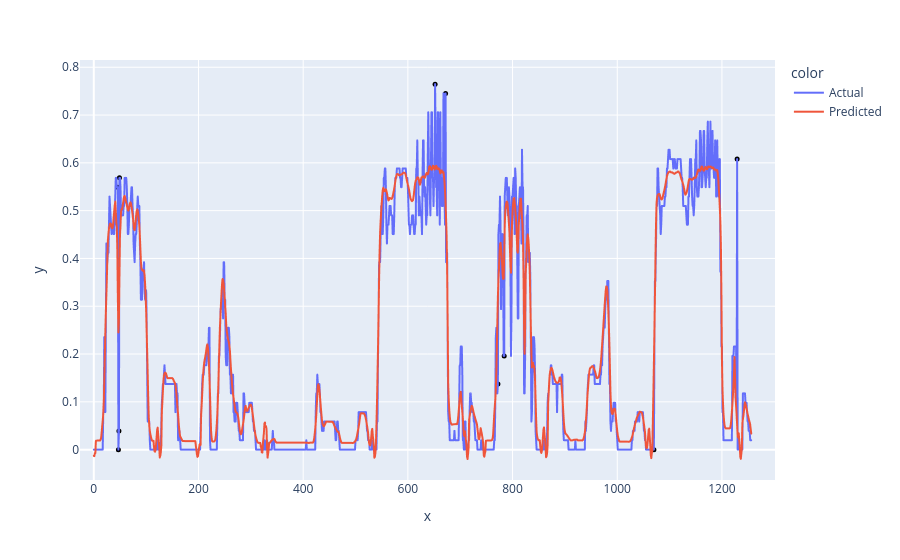

Notebook code for this chart:
### Code cell
display_prediction(X_test, predicted_load_test, 4, mean, std, 2)

### Figure 1 — Plotly figure (JSON) as saved in the notebook; plotly's stock layout.template omitted (floating-point values rounded to 4 significant figures; data arrays with more than 128 entries replaced by an {"elided": "..."} marker saying what was removed)
{"data": [{"hovertemplate": "color=Actual<br>x=%{x}<br>y=%{y}<extra></extra>", "legendgroup": "Actual", "line": {"color": "#636efa", "dash": "solid"}, "marker": {"symbol": "circle"}, "mode": "lines", "name": "Actual", "showlegend": true, "type": "scattergl", "x": {"elided": "1257 int values"}, "xaxis": "x", "y": {"elided": "1257 float values"}, "yaxis": "y"}, {"hovertemplate": "color=Predicted<br>x=%{x}<br>y=%{y}<extra></extra>", "legendgroup": "Predicted", "line": {"color": "#EF553B", "dash": "solid"}, "marker": {"symbol": "circle"}, "mode": "lines", "name": "Predicted", "showlegend": true, "type": "scattergl", "x": {"elided": "1257 int values"}, "xaxis": "x", "y": {"elided": "1257 float values"}, "yaxis": "y"}, {"hovertemplate": "x=%{x}<br>y=%{y}<extra></extra>", "legendgroup": "", "marker": {"color": "black", "size": 5, "symbol": "circle"}, "mode": "markers", "name": "", "orientation": "v", "showlegend": false, "type": "scatter", "x": [46, 47, 48, 49, 652, 672, 772, 784, 1070, 1229], "xaxis": "x", "y": [0.549, 0, 0.03922, 0.5686, 0.7647, 0.7451, 0.1373, 0.1961, 0, 0.6078], "yaxis": "y"}], "layout": {"legend": {"title": {"text": "color"}, "tracegroupgap": 0}, "margin": {"t": 60}, "xaxis": {"anchor": "y", "domain": [0, 1], "title": {"text": "x"}}, "yaxis": {"anchor": "x", "domain": [0, 1], "title": {"text": "y"}}}}
